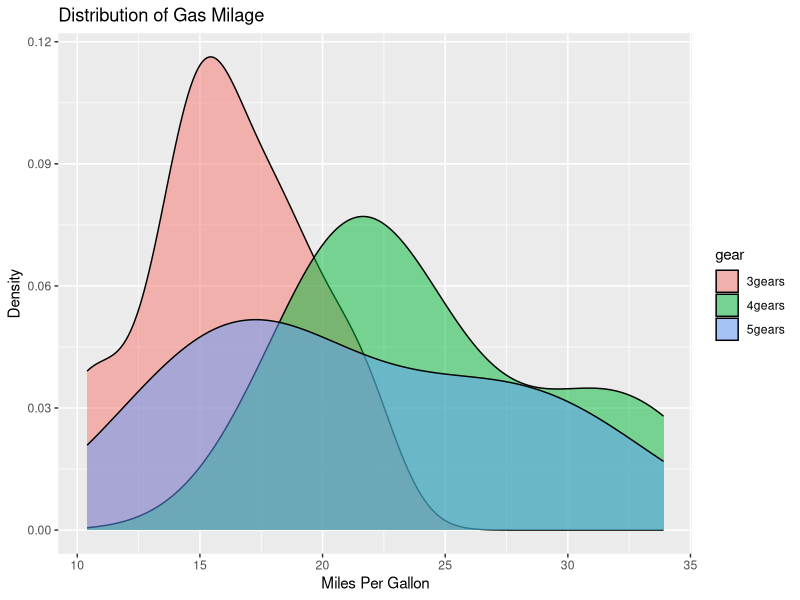
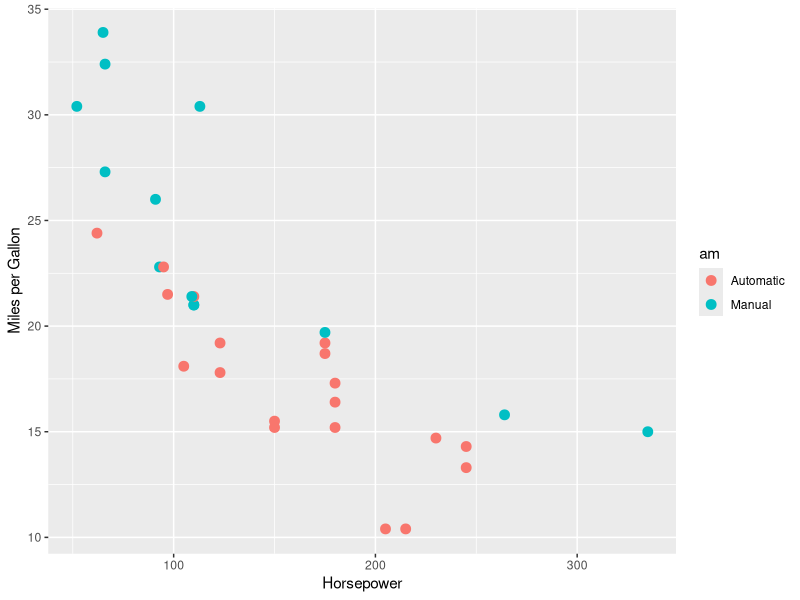
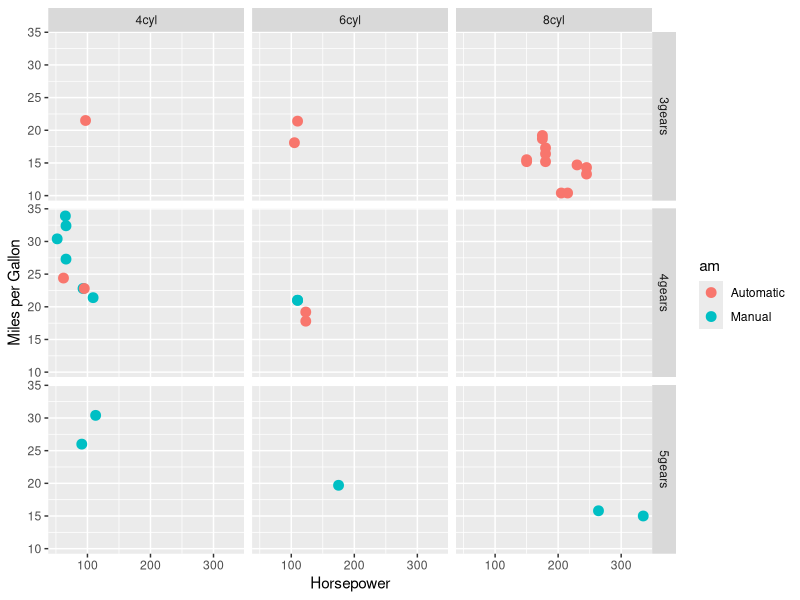
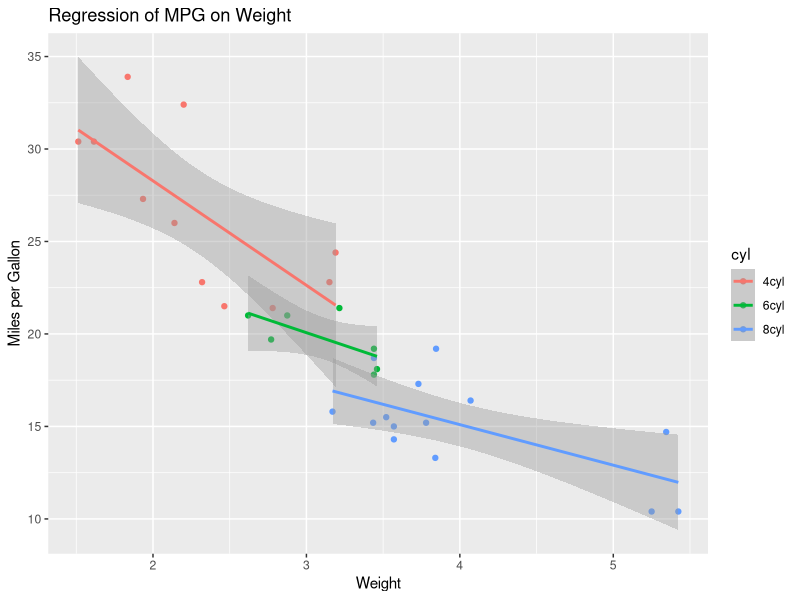
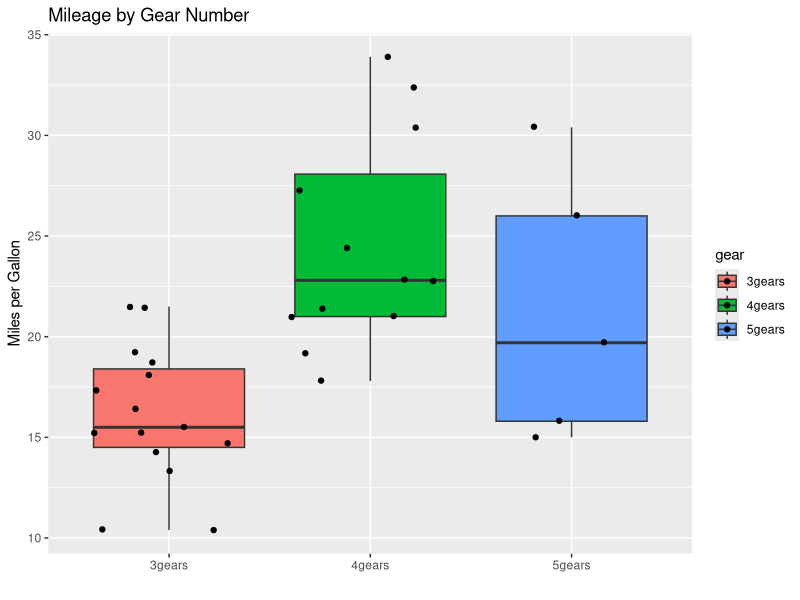
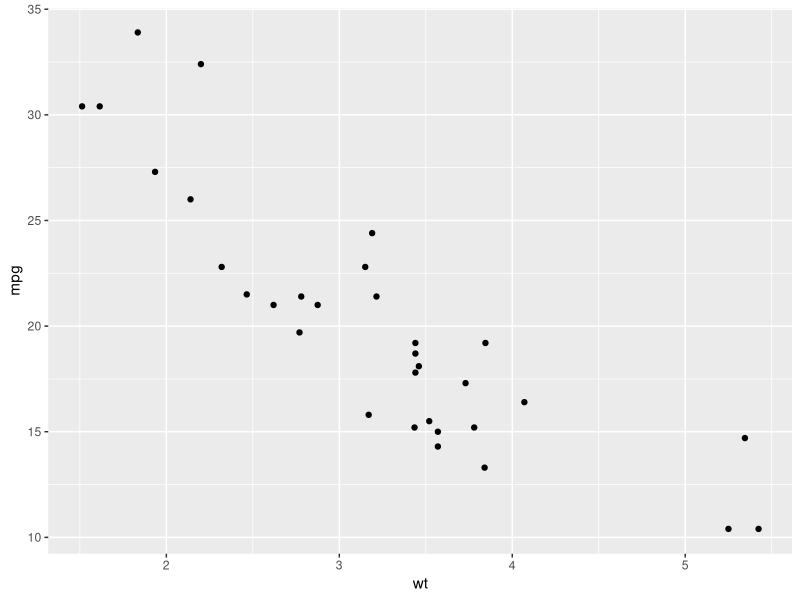
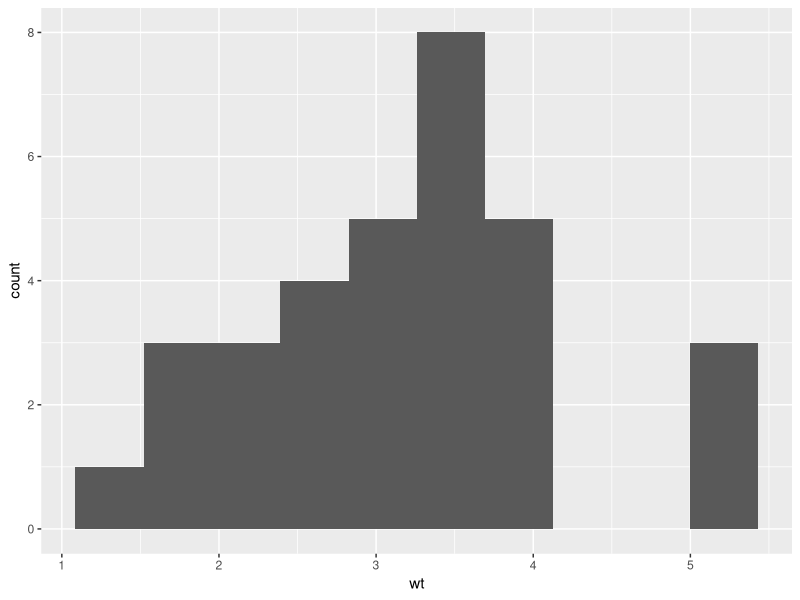
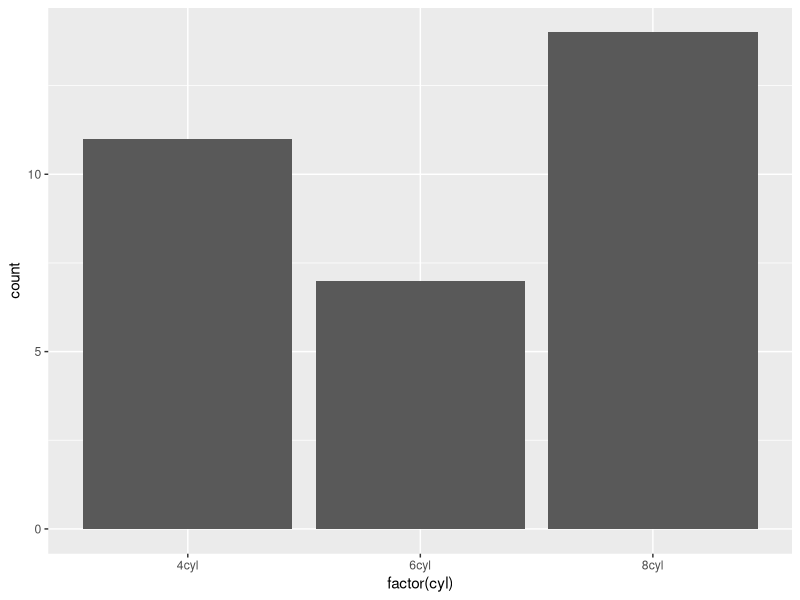

Write R code to recreate these figures, in order.
### Quick plots qplot() function

library(ggplot2)

# create factors with value labels

mtcars$gear <- factor(mtcars$gear,levels=c(3,4,5), labels=c("3gears","4gears","5gears"))
mtcars$am <- factor(mtcars$am,levels=c(0,1), labels=c("Automatic","Manual"))
mtcars$cyl <- factor(mtcars$cyl,levels=c(4,6,8),labels=c("4cyl","6cyl","8cyl"))

                     
# 1.1 density plot
qplot(mpg, data=mtcars, geom="density", fill=gear, alpha=I(.5),main="Distribution of Gas Milage", xlab="Miles Per Gallon",ylab="Density")

#1.2 scatterplot with facets
qplot(hp, mpg, data=mtcars, geom="point", color=am,size=I(3),xlab="Horsepower", ylab="Miles per Gallon")

qplot(hp, mpg, data=mtcars, geom="point", color=am, facets=gear~cyl, size=I(3),xlab="Horsepower", ylab="Miles per Gallon")

#1.3 Separate regressions of mpg on weight for each number of cylinders
qplot(wt, mpg, data=mtcars, geom=c("point", "smooth"), method="lm", formula=y~x, color=cyl,main="Regression of MPG on Weight",xlab="Weight", ylab="Miles per Gallon")

#1.4 Boxplots of mpg by number of gears; observations(points) are overlayed and jittered
qplot(gear, mpg, data=mtcars, geom=c("boxplot", "jitter"),fill=gear, main="Mileage by Gear Number", xlab="", ylab="Miles per Gallon")

### further ggplot2 plots

library(ggplot2)

# 1.1 x mapped to wt, y mapped to mpg and point geometry used
ggplot(mtcars) + 
  aes(x=wt, y = mpg) + 
  geom_point()

# 1.2 x mapped to wt and histogram geometry is used
ggplot(mtcars) + aes(x=wt) + geom_histogram(bins=10)

# 1.3 x mapped to cyl and bar geometry is used
ggplot(mtcars) + aes(x = factor(cyl)) + geom_bar()

# 1.4 x mapped to cyl, y mapped to mpg and boxplot geometry used
ggplot(mtcars) + aes(x = factor(cyl), y = mpg) + geom_boxplot(fill='green')

# 1.5 x mapped to wt, y mapped to mpg and point and line geometry used
ggplot(mtcars) + aes(x=wt, y = mpg) + geom_point() + geom_line()

# 2. x mapped to wt, y mapped to mpg, and color mapped to am
ggplot(mtcars) + aes(x=wt, y = mpg, col = factor(am)) + geom_point()

# 3. x mapped to wt, y mapped to mpg, color mapped to am, shape mapped to cyl, size
# mapped to vs
ggplot(mtcars) + aes(x=wt, y = mpg, col = factor(am), shape = factor(cyl),
                     size = factor(vs)) + geom_point()

# 4. To assign a constant value to an attribute, put it inside the geom 
ggplot(mtcars) + aes(x=wt, y = mpg, col = factor(am), shape = factor(cyl)) +
                    geom_point(size = 3)

# 5. To change x and y scale use appropriate scale command
ggplot(mtcars) + aes(x=wt, y = mpg, col = factor(am), shape = factor(cyl)) +
  geom_point(size = 3) + scale_x_continuous(limits=c(1,6)) +
  scale_y_continuous(limits=c(5,40))

# 6. Setting legend properties using guide
ggplot(mtcars) + aes(x=wt, y = mpg, col = factor(am), shape = factor(cyl)) +
  geom_point(size = 3) + guides(col = guide_legend('am'), shape=guide_legend('cyl'))

# 7. Setting axis properties using theme
ggplot(mtcars) + aes(x=wt, y = mpg, col = factor(am), shape = factor(cyl)) +
  geom_point(size = 3) + guides(col = guide_legend('am'), shape=guide_legend('cyl')) +
  theme(axis.text=element_text(size = 15), axis.title=element_text(size=20))


## 8. Plotting subset of data in a separate panel: Facetting
ggplot(mtcars) + aes(x=wt, y=mpg) + 
  geom_point(size=3, color = "blue", shape = 17) +
  facet_wrap( ~ cyl)

# multiple boxplot
ggplot(mtcars)+aes(x=factor(gear), y=mpg)+
  geom_boxplot(col="red")+
  geom_jitter(col="blue")

ggplot(mtcars)+aes(x=factor(gear), y=mpg)+
  geom_boxplot(col="red")+
  geom_jitter(col="blue")+
  facet_wrap(~factor(am))

#multiple barplot
ggplot(mtcars) +aes(x=mpg, fill=factor(gear))+
  geom_bar()

ggplot(mtcars) +aes(x=mpg, fill=factor(gear))+
  geom_bar()+
  facet_wrap(~factor(vs))

ggplot(iris) + aes(x=Sepal.Length, fill=Species)+
  geom_bar()

## waterfall chart

# sample data

balance=data.frame(id=seq(1,8), desc=c("Start cash", "Sales","Refunds","Payouts","Losses","Wins","Contracts","End cash"),
                   type=c("net","in","out","out","out","in","in","net"),
                   start=c(0,2000,5400,4300,4200,-2400,1400,2800),
                   end=c(2000,5400,4300,4200,-2400,1400,2800,0),
                   amount=c(2000,3400,-1100,-10,-6600,3800,1400,2800))

ggplot(balance, aes(desc, fill=type)) + geom_rect(aes(x=desc, xmin=id -0.45, xmax=id + 0.45, ymin=end, ymax=start))



## Bubble plot

ggplot(mtcars, aes(carb,gear, size=mpg, label=vs)) + geom_point(colour="red") + geom_text(size=3) + xlab("mtcars CARB") + ylab("mtcars GEAR")

ggplot(mtcars, aes(wt,mpg)) + geom_point(aes(size=qsec))


## Violin plot
ggplot(iris, aes(x=Species, y=Sepal.Width)) + geom_violin(trim=F)


#### heat maps
ggplot(mtcars, aes(x=wt, y=gear, group=gear)) + geom_tile(aes(fill=mpg)) + scale_fill_gradient(low="white", high="red")

ggplot(iris, aes(x=Sepal.Length, y=Sepal.Width, group=Species)) + geom_tile(aes(fill=Petal.Length)) + scale_fill_gradient(low="white", high="red")


################### Challenge

# use the heart.csv dataset
# plot each of the above plots including the numerical and categorical variables